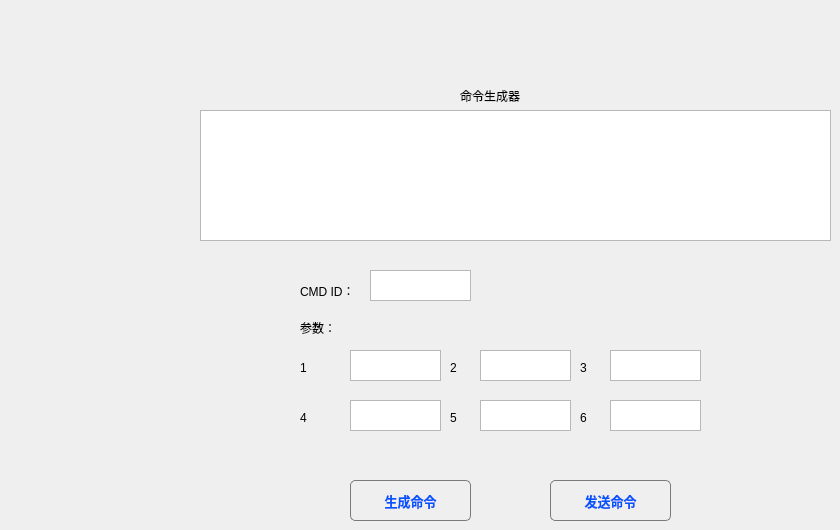
    <widget class="QWidget" name="page_11">
     <widget class="QTextEdit" name="textEdit_CMD">
      <property name="geometry">
       <rect>
        <x>200</x>
        <y>110</y>
        <width>631</width>
        <height>131</height>
       </rect>
      </property>
     </widget>
     <widget class="QLabel" name="label_26">
      <property name="geometry">
       <rect>
        <x>460</x>
        <y>80</y>
        <width>151</width>
        <height>31</height>
       </rect>
      </property>
      <property name="text">
       <string>命令生成器</string>
      </property>
     </widget>
     <widget class="QTextEdit" name="textEdit_p1">
      <property name="geometry">
       <rect>
        <x>350</x>
        <y>350</y>
        <width>91</width>
        <height>31</height>
       </rect>
      </property>
     </widget>
     <widget class="QTextEdit" name="textEdit_p2">
      <property name="geometry">
       <rect>
        <x>480</x>
        <y>350</y>
        <width>91</width>
        <height>31</height>
       </rect>
      </property>
     </widget>
     <widget class="QTextEdit" name="textEdit_p3">
      <property name="geometry">
       <rect>
        <x>610</x>
        <y>350</y>
        <width>91</width>
        <height>31</height>
       </rect>
      </property>
     </widget>
     <widget class="QTextEdit" name="textEdit_p4">
      <property name="geometry">
       <rect>
        <x>350</x>
        <y>400</y>
        <width>91</width>
        <height>31</height>
       </rect>
      </property>
     </widget>
     <widget class="QTextEdit" name="textEdit_p5">
      <property name="geometry">
       <rect>
        <x>480</x>
        <y>400</y>
        <width>91</width>
        <height>31</height>
       </rect>
      </property>
     </widget>
     <widget class="QTextEdit" name="textEdit_p6">
      <property name="geometry">
       <rect>
        <x>610</x>
        <y>400</y>
        <width>91</width>
        <height>31</height>
       </rect>
      </property>
     </widget>
     <widget class="QPushButton" name="pushButton_Create_CMD">
      <property name="geometry">
       <rect>
        <x>350</x>
        <y>480</y>
        <width>121</width>
        <height>41</height>
       </rect>
      </property>
      <property name="font">
       <font>
        <family>Aharoni</family>
        <pointsize>10</pointsize>
        <weight>75</weight>
        <bold>true</bold>
       </font>
      </property>
      <property name="styleSheet">
       <string notr="true">QPushButton{color:rgb(0, 85, 255);
			border-color:rgb(122, 122, 122);
            border-width: 1px;
            border-style: solid;
			border-radius:5px;
			background-color:transparent;}
QPushButton:hover{color:rgb(0, 170, 0);}

QPushButton:pressed{background-color:rgba(0, 170, 255,30);}</string>
      </property>
      <property name="text">
       <string>生成命令</string>
      </property>
     </widget>
     <widget class="QLabel" name="label_29">
      <property name="geometry">
       <rect>
        <x>300</x>
        <y>360</y>
        <width>31</width>
        <height>16</height>
       </rect>
      </property>
      <property name="text">
       <string>1</string>
      </property>
     </widget>
     <widget class="QLabel" name="label_30">
      <property name="geometry">
       <rect>
        <x>450</x>
        <y>360</y>
        <width>31</width>
        <height>16</height>
       </rect>
      </property>
      <property name="text">
       <string>2</string>
      </property>
     </widget>
     <widget class="QLabel" name="label_33">
      <property name="geometry">
       <rect>
        <x>580</x>
        <y>360</y>
        <width>31</width>
        <height>16</height>
       </rect>
      </property>
      <property name="text">
       <string>3</string>
      </property>
     </widget>
     <widget class="QLabel" name="label_34">
      <property name="geometry">
       <rect>
        <x>300</x>
        <y>410</y>
        <width>31</width>
        <height>16</height>
       </rect>
      </property>
      <property name="text">
       <string>4</string>
      </property>
     </widget>
     <widget class="QLabel" name="label_35">
      <property name="geometry">
       <rect>
        <x>450</x>
        <y>410</y>
        <width>31</width>
        <height>16</height>
       </rect>
      </property>
      <property name="text">
       <string>5</string>
      </property>
     </widget>
     <widget class="QLabel" name="label_36">
      <property name="geometry">
       <rect>
        <x>580</x>
        <y>410</y>
        <width>31</width>
        <height>16</height>
       </rect>
      </property>
      <property name="text">
       <string>6</string>
      </property>
     </widget>
     <widget class="QPushButton" name="pushButton_Send_CMD">
      <property name="geometry">
       <rect>
        <x>550</x>
        <y>480</y>
        <width>121</width>
        <height>41</height>
       </rect>
      </property>
      <property name="font">
       <font>
        <family>Aharoni</family>
        <pointsize>10</pointsize>
        <weight>75</weight>
        <bold>true</bold>
       </font>
      </property>
      <property name="styleSheet">
       <string notr="true">QPushButton{color:rgb(0, 85, 255);
			border-color:rgb(122, 122, 122);
            border-width: 1px;
            border-style: solid;
			border-radius:5px;
			background-color:transparent;}
QPushButton:hover{color:rgb(0, 170, 0);}

QPushButton:pressed{background-color:rgba(0, 170, 255,30);}</string>
      </property>
      <property name="text">
       <string>发送命令</string>
      </property>
     </widget>
     <widget class="QLabel" name="label_52">
      <property name="geometry">
       <rect>
        <x>300</x>
        <y>320</y>
        <width>60</width>
        <height>16</height>
       </rect>
      </property>
      <property name="text">
       <string>参数：</string>
      </property>
     </widget>
     <widget class="QTextEdit" name="textEdit_cmd_id">
      <property name="geometry">
       <rect>
        <x>370</x>
        <y>270</y>
        <width>101</width>
        <height>31</height>
       </rect>
      </property>
     </widget>
     <widget class="QLabel" name="label_53">
      <property name="geometry">
       <rect>
        <x>300</x>
        <y>280</y>
        <width>51</width>
        <height>21</height>
       </rect>
      </property>
      <property name="text">
       <string>CMD ID：</string>
      </property>
     </widget>
    </widget>
